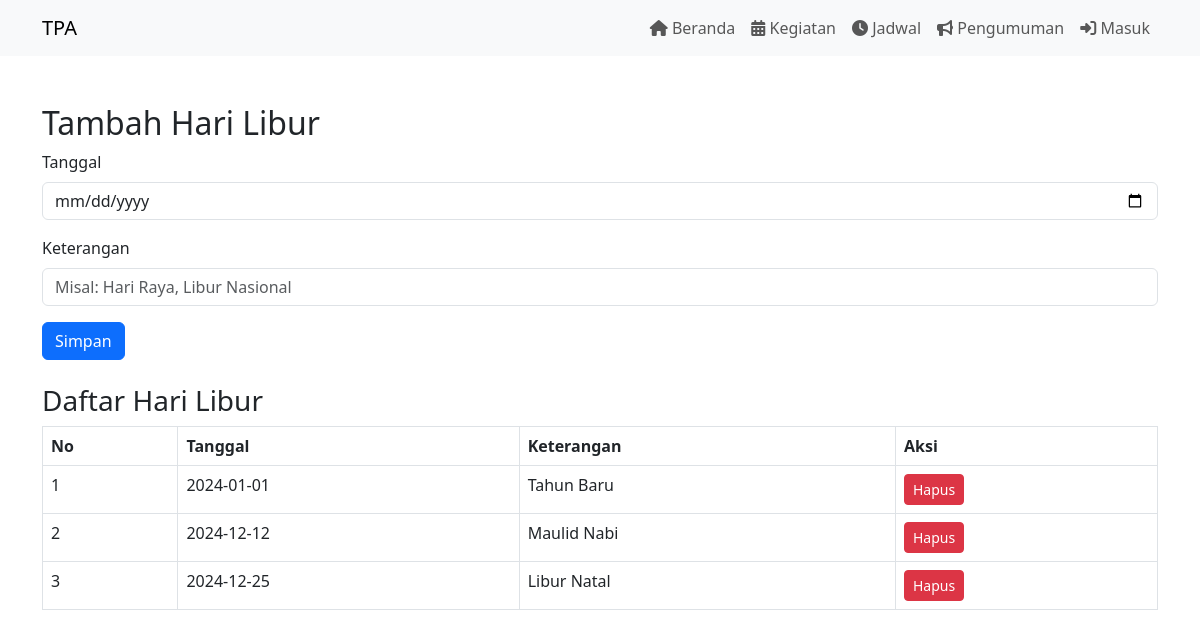
/tingkat/hari_libur.php, run on the app's committed database.
### tables this page shows
CREATE TABLE `hari_libur` (
  `id` int(11) NOT NULL,
  `tanggal` date NOT NULL,
  `keterangan` varchar(255) NOT NULL
);

### tingkat/hari_libur.php (the view, shortened to what this page needs)
<?php
include('../includes/koneksidb.php');
include('../includes/navbar.php');
$sql_hari_libur = "SELECT * FROM hari_libur ORDER BY tanggal ASC";
$result_hari_libur = mysqli_query($conn, $sql_hari_libur);
$hari_libur_data = mysqli_fetch_all($result_hari_libur, MYSQLI_ASSOC);
?>
<!DOCTYPE html>
<html lang="id">
<head>
    <link href="https://cdn.jsdelivr.net/npm/bootstrap@5.3.0/dist/css/bootstrap.min.css" rel="stylesheet">
</head>
<body>
<div class="container mt-5">
    <h2>Tambah Hari Libur</h2>
    <form method="POST" class="mb-4">
        <div class="mb-3">
            <label for="tanggal" class="form-label">Tanggal</label>
            <input type="date" name="tanggal" id="tanggal" class="form-control" required>
        </div>
        <div class="mb-3">
            <label for="keterangan" class="form-label">Keterangan</label>
            <input type="text" name="keterangan" id="keterangan" class="form-control" placeholder="Misal: Hari Raya, Libur Nasional" required>
        </div>
        <button type="submit" class="btn btn-primary">Simpan</button>
    </form>
    <h3>Daftar Hari Libur</h3>
    <table class="table table-bordered">
        <thead>
        <tr>
            <th>No</th>
            <th>Tanggal</th>
            <th>Keterangan</th>
            <th>Aksi</th>
        </tr>
        </thead>
        <tbody>
        <?php if (!empty($hari_libur_data)) { ?>
            <?php foreach ($hari_libur_data as $index => $hari_libur) { ?>
                <tr>
                    <td><?= $index + 1 ?></td>
                    <td><?= htmlspecialchars($hari_libur['tanggal']) ?></td>
                    <td><?= htmlspecialchars($hari_libur['keterangan']) ?></td>
                    <td>
                        <form method="POST" action="hapus_hari_libur.php" style="display:inline;">
                            <button type="submit" class="btn btn-danger btn-sm" onclick="return confirm('Apakah Anda yakin ingin menghapus hari libur ini?')">Hapus</button>
                        </form>
                    </td>
                </tr>
            <?php } ?>
        <?php } else { ?>
            <tr>
                <td colspan="4" class="text-center">Belum ada data hari libur</td>
            </tr>
        <?php } ?>
        </tbody>
    </table>
</div>
</body>
</html>

### data on the page
hari_libur: tanggal "2024-01-01", keterangan "Tahun Baru"
hari_libur: tanggal "2024-12-12", keterangan "Maulid Nabi"
hari_libur: tanggal "2024-12-25", keterangan "Libur Natal"
